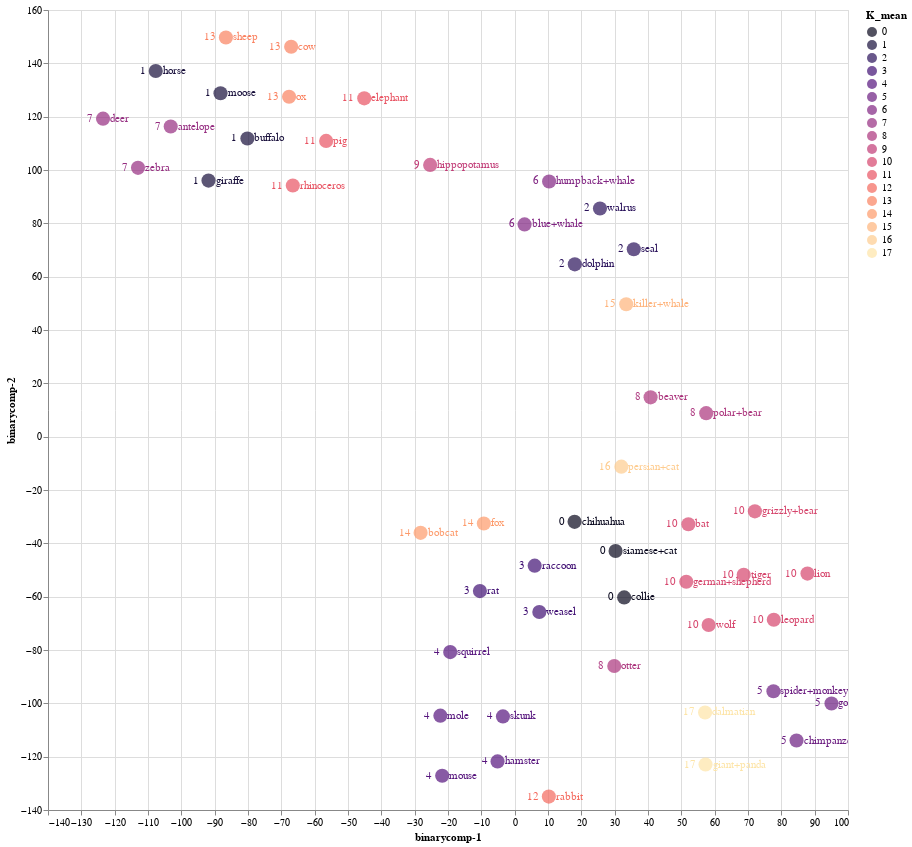

Source (notebook cell):
### Code cell
source = tsne_binary_df1

points = alt.Chart(source).mark_circle(size=200).encode(
    x='binarycomp-1:Q',
    y='binarycomp-2:Q',
    color=alt.Color('K_mean:N', scale=alt.Scale(scheme='Magma'))
    ).properties(
    width=800,
    height=800
)

text1 = points.mark_text(
    align='left',
    baseline='middle',
    dx=7
).encode(
    text='index:N'
)

text2 = points.mark_text(
    align='right',
    baseline='middle',
    dx=-10
).encode(
    text='K_mean:N'
)

points.interactive() + text1 + text2

### Figure 1 — Vega-Lite specification as saved in the notebook (floating-point values rounded to 4 significant figures)
{"config": {"view": {"continuousWidth": 400, "continuousHeight": 300}}, "layer": [{"mark": {"type": "circle", "size": 200}, "encoding": {"color": {"field": "K_mean", "scale": {"scheme": "Magma"}, "type": "nominal"}, "x": {"field": "binarycomp-1", "type": "quantitative"}, "y": {"field": "binarycomp-2", "type": "quantitative"}}, "height": 800, "selection": {"selector004": {"type": "interval", "bind": "scales", "encodings": ["x", "y"]}}, "width": 800}, {"mark": {"type": "text", "align": "left", "baseline": "middle", "dx": 7}, "encoding": {"color": {"field": "K_mean", "scale": {"scheme": "Magma"}, "type": "nominal"}, "text": {"field": "index", "type": "nominal"}, "x": {"field": "binarycomp-1", "type": "quantitative"}, "y": {"field": "binarycomp-2", "type": "quantitative"}}, "height": 800, "width": 800}, {"mark": {"type": "text", "align": "right", "baseline": "middle", "dx": -10}, "encoding": {"color": {"field": "K_mean", "scale": {"scheme": "Magma"}, "type": "nominal"}, "text": {"field": "K_mean", "type": "nominal"}, "x": {"field": "binarycomp-1", "type": "quantitative"}, "y": {"field": "binarycomp-2", "type": "quantitative"}}, "height": 800, "width": 800}], "data": {"name": "data-caaf2c9d2441044f4fff23b4bd90a2b8"}, "$schema": "https://vega.github.io/schema/vega-lite/v4.17.0.json", "datasets": {"data-caaf2c9d2441044f4fff23b4bd90a2b8": [{"binarycomp-1": -103.2, "binarycomp-2": 116.3, "index": "antelope", "order": "ARTIODACTYLA", "family": "BOVIDAE", "K_mean": 7}, {"binarycomp-1": 72.07, "binarycomp-2": -27.99, "index": "grizzly+bear", "order": "CARNIVORA", "family": "URSIDAE", "K_mean": 10}, {"binarycomp-1": 33.47, "binarycomp-2": 49.67, "index": "killer+whale", "order": "ARTIODACTYLA", "family": "DELPHINIDAE", "K_mean": 15}, {"binarycomp-1": 40.78, "binarycomp-2": 14.75, "index": "beaver", "order": "RODENTIA", "family": "APLODONTIIDAE", "K_mean": 8}, {"binarycomp-1": 57.12, "binarycomp-2": -103.4, "index": "dalmatian", "order": "CARNIVORA", "family": "CANIDAE", "K_mean": 17}, {"binarycomp-1": 32.0, "binarycomp-2": -11.26, "index": "persian+cat", "order": "CARNIVORA", "family": "FELIDAE", "K_mean": 16}, {"binarycomp-1": -107.7, "binarycomp-2": 137.1, "index": "horse", "order": "PERISSODACTYLA", "family": "EQUIDAE", "K_mean": 1}, {"binarycomp-1": 51.48, "binarycomp-2": -54.4, "index": "german+shepherd", "order": "CARNIVORA", "family": "CANIDAE", "K_mean": 10}, {"binarycomp-1": 2.971, "binarycomp-2": 79.61, "index": "blue+whale", "order": "ARTIODACTYLA", "family": "BALAENOPTERIDAE", "K_mean": 6}, {"binarycomp-1": 30.27, "binarycomp-2": -42.88, "index": "siamese+cat", "order": "CARNIVORA", "family": "FELIDAE", "K_mean": 0}, {"binarycomp-1": -3.517, "binarycomp-2": -104.9, "index": "skunk", "order": "CARNIVORA", "family": "MEPHITIDAE", "K_mean": 4}, {"binarycomp-1": -22.29, "binarycomp-2": -104.6, "index": "mole", "order": "EULIPOTYPHLA", "family": "TALPIDAE", "K_mean": 4}, {"binarycomp-1": 68.72, "binarycomp-2": -51.77, "index": "tiger", "order": "CARNIVORA", "family": "FELIDAE", "K_mean": 10}, {"binarycomp-1": -25.35, "binarycomp-2": 101.9, "index": "hippopotamus", "order": "ARTIODACTYLA", "family": "HIPPOPOTAMIDAE", "K_mean": 9}, {"binarycomp-1": 77.74, "binarycomp-2": -68.67, "index": "leopard", "order": "CARNIVORA", "family": "FELIDAE", "K_mean": 10}, {"binarycomp-1": -88.24, "binarycomp-2": 128.8, "index": "moose", "order": "ARTIODACTYLA", "family": "CERVIDAE", "K_mean": 1}, {"binarycomp-1": 77.63, "binarycomp-2": -95.47, "index": "spider+monkey", "order": "PRIMATES", "family": "ATELIDAE", "K_mean": 5}, {"binarycomp-1": 10.34, "binarycomp-2": 95.69, "index": "humpback+whale", "order": "ARTIODACTYLA", "family": "BALAENOPTERIDAE", "K_mean": 6}, {"binarycomp-1": -45.12, "binarycomp-2": 126.9, "index": "elephant", "order": "PROBOSCIDEA", "family": "ELEPHANTIDAE", "K_mean": 11}, {"binarycomp-1": 95.05, "binarycomp-2": -100.0, "index": "gorilla", "order": "PRIMATES", "family": "HOMINIDAE", "K_mean": 5}, {"binarycomp-1": -67.68, "binarycomp-2": 127.5, "index": "ox", "order": "ARTIODACTYLA", "family": "BOVIDAE", "K_mean": 13}, {"binarycomp-1": -9.253, "binarycomp-2": -32.56, "index": "fox", "order": "CARNIVORA", "family": "CANIDAE", "K_mean": 14}, {"binarycomp-1": -86.63, "binarycomp-2": 149.7, "index": "sheep", "order": "ARTIODACTYLA", "family": "BOVIDAE", "K_mean": 13}, {"binarycomp-1": 35.74, "binarycomp-2": 70.28, "index": "seal", "order": "CARNIVORA", "family": "PHOCIDAE", "K_mean": 2}, {"binarycomp-1": 84.56, "binarycomp-2": -113.9, "index": "chimpanzee", "order": "PRIMATES", "family": "HOMINIDAE", "K_mean": 5}, {"binarycomp-1": -5.136, "binarycomp-2": -121.8, "index": "hamster", "order": "RODENTIA", "family": "CRICETIDAE", "K_mean": 4}, {"binarycomp-1": -19.34, "binarycomp-2": -80.78, "index": "squirrel", "order": "RODENTIA", "family": "SCIURIDAE", "K_mean": 4}, {"binarycomp-1": -66.56, "binarycomp-2": 94.18, "index": "rhinoceros", "order": "PERISSODACTYLA", "family": "RHINOCEROTIDAE", "K_mean": 11}, {"binarycomp-1": 10.25, "binarycomp-2": -135.0, "index": "rabbit", "order": "LAGOMORPHA", "family": "LEPORIDAE", "K_mean": 12}, {"binarycomp-1": 52.11, "binarycomp-2": -32.84, "index": "bat", "order": "CHIROPTERA", "family": "PHYLLOSTOMIDAE", "K_mean": 10}, {"binarycomp-1": -91.85, "binarycomp-2": 96.03, "index": "giraffe", "order": "ARTIODACTYLA", "family": "GIRAFFIDAE", "K_mean": 1}, {"binarycomp-1": 58.19, "binarycomp-2": -70.62, "index": "wolf", "order": "CARNIVORA", "family": "CANIDAE", "K_mean": 10}, {"binarycomp-1": 17.97, "binarycomp-2": -31.93, "index": "chihuahua", "order": "CARNIVORA", "family": "CANIDAE", "K_mean": 0}, {"binarycomp-1": -10.42, "binarycomp-2": -57.9, "index": "rat", "order": "RODENTIA", "family": "CRICETIDAE", "K_mean": 3}, {"binarycomp-1": 7.401, "binarycomp-2": -65.73, "index": "weasel", "order": "CARNIVORA", "family": "MUSTELIDAE", "K_mean": 3}, {"binarycomp-1": 29.88, "binarycomp-2": -85.99, "index": "otter", "order": "CARNIVORA", "family": "MUSTELIDAE", "K_mean": 8}, {"binarycomp-1": -80.18, "binarycomp-2": 111.8, "index": "buffalo", "order": "ARTIODACTYLA", "family": "BOVIDAE", "K_mean": 1}, {"binarycomp-1": -113.0, "binarycomp-2": 100.8, "index": "zebra", "order": "PERISSODACTYLA", "family": "EQUIDAE", "K_mean": 7}, {"binarycomp-1": 57.26, "binarycomp-2": -122.9, "index": "giant+panda", "order": "CARNIVORA", "family": "URSIDAE", "K_mean": 17}, {"binarycomp-1": -123.5, "binarycomp-2": 119.2, "index": "deer", "order": "ARTIODACTYLA", "family": "CERVIDAE", "K_mean": 7}, {"binarycomp-1": -28.22, "binarycomp-2": -36.07, "index": "bobcat", "order": "CARNIVORA", "family": "FELIDAE", "K_mean": 14}, {"binarycomp-1": -56.56, "binarycomp-2": 110.9, "index": "pig", "order": "ARTIODACTYLA", "family": "SUIDAE", "K_mean": 11}, {"binarycomp-1": 87.84, "binarycomp-2": -51.33, "index": "lion", "order": "CARNIVORA", "family": "FELIDAE", "K_mean": 10}, {"binarycomp-1": -21.74, "binarycomp-2": -127.1, "index": "mouse", "order": "RODENTIA", "family": "CRICETIDAE", "K_mean": 4}, {"binarycomp-1": 57.46, "binarycomp-2": 8.816, "index": "polar+bear", "order": "CARNIVORA", "family": "URSIDAE", "K_mean": 8}, {"binarycomp-1": 32.85, "binarycomp-2": -60.29, "index": "collie", "order": "CARNIVORA", "family": "CANIDAE", "K_mean": 0}, {"binarycomp-1": 25.6, "binarycomp-2": 85.58, "index": "walrus", "order": "CARNIVORA", "family": "ODOBENIDAE", "K_mean": 2}, {"binarycomp-1": 6.007, "binarycomp-2": -48.36, "index": "raccoon", "order": "CARNIVORA", "family": "PROCYONIDAE", "K_mean": 3}, {"binarycomp-1": -67.05, "binarycomp-2": 146.2, "index": "cow", "order": "ARTIODACTYLA", "family": "BOVIDAE", "K_mean": 13}, {"binarycomp-1": 18.05, "binarycomp-2": 64.63, "index": "dolphin", "order": "ARTIODACTYLA", "family": "DELPHINIDAE", "K_mean": 2}]}}
